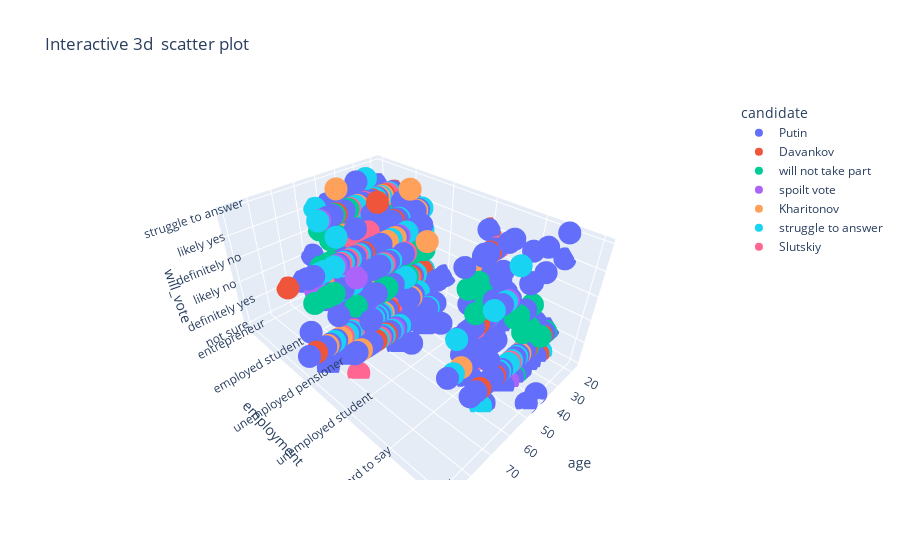

The notebook cell saved with this chart:
### Code cell
fig=px.scatter_3d(df,x="age",y="employment",z="will_vote",color="candidate",hover_data=["sex","education"],title="Interactive 3d  scatter plot")
fig.show()

### Figure 1 — Plotly figure (JSON) as saved in the notebook; plotly's stock layout.template omitted (floating-point values rounded to 4 significant figures; data arrays with more than 128 entries replaced by an {"elided": "..."} marker saying what was removed)
{"data": [{"customdata": {"elided": "1128x2 str values"}, "hovertemplate": "candidate=Putin<br>age=%{x}<br>employment=%{y}<br>will_vote=%{z}<br>sex=%{customdata[0]}<br>education=%{customdata[1]}<extra></extra>", "legendgroup": "Putin", "marker": {"color": "#636efa", "symbol": "circle"}, "mode": "markers", "name": "Putin", "scene": "scene", "showlegend": true, "type": "scatter3d", "x": {"elided": "1128 int values"}, "y": {"elided": "1128 str values"}, "z": {"elided": "1128 str values"}}, {"customdata": {"elided": "67x2 str values"}, "hovertemplate": "candidate=Davankov<br>age=%{x}<br>employment=%{y}<br>will_vote=%{z}<br>sex=%{customdata[0]}<br>education=%{customdata[1]}<extra></extra>", "legendgroup": "Davankov", "marker": {"color": "#EF553B", "symbol": "circle"}, "mode": "markers", "name": "Davankov", "scene": "scene", "showlegend": true, "type": "scatter3d", "x": [22, 23, 33, 23, 26, 26, 27, 37, 46, 29, 30, 37, 35, 27, 72, 39, 39, 52, 74, 87, 18, 22, 30, 32, 33, 32, 29, 31, 38, 39, 42, 22, 19, 21, 22, 26, 28, 33, 25, 46, 51, 36, 29, 55, 57, 34, 52, 52, 60, 60, 43, 37, 63, 32, 38, 18, 33, 46, 47, 44, 63, 63, 68, 23, 32, 57, 52], "y": ["unemployed", "unemployed", "entrepreneur", "unemployed student", "work for hire", "work for hire", "work for hire", "entrepreneur", "work for hire", "work for hire", "work for hire", "self-employed", "work for hire", "entrepreneur", "entrepreneur", "work for hire", "self-employed", "unemployed", "unemployed pensioner", "unemployed pensioner", "work for hire", "employed student", "entrepreneur", "work for hire", "work for hire", "work for hire", "work for hire", "work for hire", "work for hire", "work for hire", "entrepreneur", "employed student", "work for hire", "employed student", "self-employed", "work for hire", "work for hire", "work for hire", "work for hire", "work for hire", "work for hire", "work for hire", "self-employed", "unemployed pensioner", "self-employed", "parental leave", "unemployed pensioner", "work for hire", "unemployed", "unemployed pensioner", "unemployed", "work for hire", "employed pensioner", "work for hire", "work for hire", "unemployed student", "unemployed", "self-employed", "self-employed", "work for hire", "unemployed pensioner", "unemployed pensioner", "employed pensioner", "work for hire", "parental leave", "hard to say", "work for hire"], "z": ["not sure", "definitely yes", "likely yes", "definitely yes", "definitely yes", "likely yes", "definitely yes", "definitely yes", "likely no", "definitely yes", "definitely yes", "definitely yes", "definitely yes", "definitely yes", "definitely yes", "definitely yes", "likely yes", "definitely yes", "definitely yes", "definitely yes", "likely no", "likely yes", "definitely yes", "likely yes", "definitely yes", "likely yes", "definitely yes", "definitely yes", "definitely yes", "definitely yes", "definitely yes", "definitely yes", "likely yes", "likely yes", "definitely yes", "definitely yes", "definitely yes", "definitely yes", "likely yes", "definitely yes", "likely yes", "definitely yes", "definitely yes", "definitely yes", "definitely yes", "definitely yes", "definitely yes", "definitely yes", "definitely yes", "definitely yes", "definitely no", "definitely yes", "definitely yes", "definitely yes", "not sure", "likely yes", "definitely yes", "definitely yes", "struggle to answer", "definitely yes", "not sure", "likely yes", "definitely yes", "definitely yes", "likely yes", "definitely yes", "definitely yes"]}, {"customdata": {"elided": "96x2 str values"}, "hovertemplate": "candidate=will not take part<br>age=%{x}<br>employment=%{y}<br>will_vote=%{z}<br>sex=%{customdata[0]}<br>education=%{customdata[1]}<extra></extra>", "legendgroup": "will not take part", "marker": {"color": "#00cc96", "symbol": "circle"}, "mode": "markers", "name": "will not take part", "scene": "scene", "showlegend": true, "type": "scatter3d", "x": [43, 45, 44, 37, 21, 24, 45, 30, 41, 66, 44, 44, 47, 54, 30, 37, 37, 37, 19, 20, 24, 34, 34, 31, 25, 30, 35, 45, 68, 23, 20, 24, 39, 30, 41, 66, 43, 50, 32, 43, 26, 26, 51, 33, 51, 62, 52, 28, 37, 37, 55, 37, 38, 38, 56, 31, 38, 56, 39, 57, 39, 40, 58, 51, 41, 77, 61, 64, 64, 39, 66, 85, 52, 78, 61, 80, 54, 53, 19, 38, 47, 49, 50, 36, 38, 58, 35, 44, 52, 35, 44, 36, 54, 38, 50, 61], "y": ["entrepreneur", "unemployed", "work for hire", "entrepreneur", "self-employed", "entrepreneur", "work for hire", "work for hire", "entrepreneur", "unemployed pensioner", "entrepreneur", "unemployed", "work for hire", "work for hire", "entrepreneur", "self-employed", "work for hire", "parental leave", "employed student", "unemployed", "work for hire", "unemployed", "self-employed", "work for hire", "work for hire", "work for hire", "work for hire", "work for hire", "unemployed pensioner", "work for hire", "work for hire", "employed student", "work for hire", "self-employed", "work for hire", "unemployed pensioner", "unemployed", "work for hire", "unemployed", "parental leave", "work for hire", "self-employed", "work for hire", "work for hire", "work for hire", "employed pensioner", "work for hire", "parental leave", "work for hire", "work for hire", "work for hire", "work for hire", "unemployed", "work for hire", "employed pensioner", "parental leave", "work for hire", "work for hire", "self-employed", "work for hire", "unemployed pensioner", "work for hire", "self-employed", "work for hire", "self-employed", "unemployed pensioner", "unemployed pensioner", "unemployed pensioner", "employed pensioner", "self-employed", "employed pensioner", "unemployed pensioner", "employed pensioner", "unemployed pensioner", "work for hire", "unemployed pensioner", "unemployed pensioner", "entrepreneur", "employed student", "work for hire", "refused to answer", "work for hire", "unemployed pensioner", "work for hire", "work for hire", "unemployed pensioner", "unemployed", "unemployed pensioner", "hard to say", "work for hire", "unemployed", "unemployed pensioner", "unemployed pensioner", "unemployed", "work for hire", "unemployed pensioner"], "z": ["definitely no", "definitely no", "definitely no", "likely no", "likely no", "definitely no", "definitely no", "likely no", "definitely no", "likely yes", "likely no", "definitely no", "definitely no", "definitely no", "definitely no", "definitely no", "definitely no", "definitely no", "definitely no", "definitely yes", "definitely no", "likely no", "definitely no", "definitely yes", "definitely no", "definitely no", "definitely no", "likely yes", "likely no", "definitely no", "definitely no", "not sure", "definitely no", "definitely no", "not sure", "not sure", "definitely no", "definitely no", "definitely yes", "definitely no", "likely no", "definitely no", "definitely yes", "likely no", "definitely no", "definitely no", "likely yes", "likely no", "not sure", "likely no", "definitely no", "not sure", "not sure", "definitely no", "not sure", "likely no", "likely no", "likely no", "likely no", "likely no", "definitely no", "definitely no", "not sure", "definitely no", "definitely yes", "definitely no", "definitely no", "definitely no", "definitely no", "definitely yes", "definitely no", "definitely no", "definitely no", "definitely no", "likely no", "definitely no", "definitely no", "definitely no", "likely no", "likely no", "definitely no", "likely no", "definitely no", "likely no", "definitely no", "likely no", "definitely no", "definitely no", "definitely no", "definitely no", "definitely no", "definitely no", "likely no", "likely no", "definitely no", "definitely no"]}, {"customdata": [["female", "bachelor degree"], ["female", "bachelor degree"], ["male", "bachelor degree"], ["male", "bachelor degree"], ["male", "college"], ["female", "bachelor degree"], ["female", "bachelor degree"], ["male", "school"], ["female", "bachelor degree"], ["male", "bachelor degree"], ["female", "bachelor degree"], ["male", "academic degree"], ["female", "academic degree"], ["female", "bachelor degree"], ["male", "bachelor degree"], ["male", "college"], ["female", "bachelor degree"], ["female", "bachelor degree"], ["male", "college"], ["female", "college"], ["female", "academic degree"], ["female", "academic degree"], ["male", "bachelor degree"], ["female", "school"], ["female", "college"], ["male", "bachelor degree"], ["male", "college"]], "hovertemplate": "candidate=spoilt vote<br>age=%{x}<br>employment=%{y}<br>will_vote=%{z}<br>sex=%{customdata[0]}<br>education=%{customdata[1]}<extra></extra>", "legendgroup": "spoilt vote", "marker": {"color": "#ab63fa", "symbol": "circle"}, "mode": "markers", "name": "spoilt vote", "scene": "scene", "showlegend": true, "type": "scatter3d", "x": [44, 55, 75, 59, 32, 27, 35, 32, 25, 36, 30, 39, 75, 59, 66, 79, 42, 24, 51, 53, 31, 56, 60, 62, 46, 52, 65], "y": ["work for hire", "self-employed", "employed pensioner", "work for hire", "self-employed", "work for hire", "work for hire", "self-employed", "work for hire", "entrepreneur", "parental leave", "entrepreneur", "unemployed pensioner", "employed pensioner", "unemployed pensioner", "unemployed pensioner", "unemployed", "work for hire", "unemployed", "employed pensioner", "work for hire", "employed pensioner", "unemployed pensioner", "unemployed pensioner", "unemployed pensioner", "work for hire", "work for hire"], "z": ["definitely yes", "definitely yes", "likely yes", "likely yes", "definitely yes", "definitely yes", "definitely yes", "definitely yes", "definitely yes", "likely yes", "definitely yes", "definitely yes", "likely yes", "definitely yes", "likely yes", "definitely yes", "not sure", "definitely yes", "likely yes", "likely yes", "definitely yes", "definitely yes", "not sure", "likely no", "likely yes", "definitely yes", "definitely yes"]}, {"customdata": [["female", "academic degree"], ["male", "no school education"], ["male", "incomplete school education"], ["male", "college"], ["male", "bachelor degree"], ["male", "college"], ["female", "bachelor degree"], ["male", "academic degree"], ["male", "bachelor degree"], ["male", "college"], ["male", "bachelor degree"], ["male", "bachelor degree"], ["female", "bachelor degree"], ["female", "college"], ["female", "school"], ["female", "school"], ["male", "school"], ["female", "bachelor degree"], ["male", "college"], ["male", "bachelor degree"], ["female", "bachelor degree"], ["female", "college"], ["male", "college"], ["female", "bachelor degree"], ["female", "college"], ["male", "college"], ["male", "bachelor degree"], ["male", "bachelor degree"], ["female", "college"], ["male", "school"], ["female", "college"], ["female", "bachelor degree"], ["female", "bachelor degree"], ["male", "school"], ["male", "academic degree"], ["female", "bachelor degree"], ["male", "school"], ["female", "college"], ["female", "college"], ["male", "college"], ["male", "college"], ["male", "college"], ["male", "bachelor degree"], ["female", "college"], ["male", "academic degree"], ["male", "academic degree"], ["male", "school"], ["male", "academic degree"], ["female", "incomplete school education"], ["male", "college"], ["female", "college"], ["female", "bachelor degree"], ["female", "college"], ["male", "bachelor degree"], ["female", "bachelor degree"], ["male", "academic degree"], ["male", "college"], ["female", "bachelor degree"], ["male", "bachelor degree"], ["male", "bachelor degree"], ["female", "college"], ["male", "bachelor degree"], ["male", "incomplete school education"]], "hovertemplate": "candidate=Kharitonov<br>age=%{x}<br>employment=%{y}<br>will_vote=%{z}<br>sex=%{customdata[0]}<br>education=%{customdata[1]}<extra></extra>", "legendgroup": "Kharitonov", "marker": {"color": "#FFA15A", "symbol": "circle"}, "mode": "markers", "name": "Kharitonov", "scene": "scene", "showlegend": true, "type": "scatter3d", "x": [35, 77, 19, 19, 25, 26, 39, 40, 58, 28, 30, 71, 34, 40, 39, 49, 43, 32, 26, 52, 52, 63, 64, 53, 71, 36, 36, 37, 55, 50, 58, 70, 77, 72, 61, 79, 62, 65, 65, 48, 42, 50, 62, 74, 76, 76, 49, 48, 18, 35, 55, 56, 67, 39, 74, 75, 64, 64, 82, 37, 57, 39, 50], "y": ["work for hire", "unemployed pensioner", "unemployed student", "unemployed student", "work for hire", "self-employed", "unemployed", "work for hire", "work for hire", "work for hire", "self-employed", "unemployed pensioner", "entrepreneur", "work for hire", "employed student", "work for hire", "self-employed", "work for hire", "work for hire", "unemployed pensioner", "entrepreneur", "unemployed pensioner", "unemployed pensioner", "work for hire", "unemployed pensioner", "work for hire", "work for hire", "unemployed", "work for hire", "employed pensioner", "unemployed pensioner", "unemployed pensioner", "unemployed pensioner", "unemployed pensioner", "work for hire", "unemployed pensioner", "unemployed pensioner", "unemployed pensioner", "unemployed pensioner", "unemployed pensioner", "employed pensioner", "work for hire", "unemployed pensioner", "unemployed pensioner", "unemployed pensioner", "unemployed pensioner", "unemployed pensioner", "work for hire", "unemployed student", "work for hire", "unemployed pensioner", "employed pensioner", "unemployed pensioner", "entrepreneur", "unemployed pensioner", "employed pensioner", "unemployed pensioner", "unemployed pensioner", "unemployed pensioner", "work for hire", "hard to say", "work for hire", "work for hire"], "z": ["definitely yes", "definitely yes", "not sure", "likely no", "definitely yes", "likely yes", "definitely yes", "definitely yes", "definitely yes", "likely yes", "struggle to answer", "definitely yes", "definitely yes", "likely yes", "definitely yes", "definitely no", "definitely no", "definitely yes", "likely yes", "likely yes", "not sure", "definitely yes", "definitely no", "definitely yes", "not sure", "definitely yes", "definitely yes", "definitely yes", "not sure", "likely no", "not sure", "definitely yes", "definitely yes", "likely yes", "definitely yes", "definitely yes", "not sure", "likely yes", "likely yes", "likely yes", "likely yes", "definitely no", "definitely yes", "definitely yes", "definitely yes", "not sure", "not sure", "definitely yes", "likely no", "not sure", "definitely yes", "definitely yes", "definitely yes", "definitely yes", "definitely yes", "definitely yes", "not sure", "definitely yes", "definitely yes", "definitely yes", "definitely yes", "definitely yes", "struggle to answer"]}, {"customdata": {"elided": "164x2 str values"}, "hovertemplate": "candidate=struggle to answer<br>age=%{x}<br>employment=%{y}<br>will_vote=%{z}<br>sex=%{customdata[0]}<br>education=%{customdata[1]}<extra></extra>", "legendgroup": "struggle to answer", "marker": {"color": "#19d3f3", "symbol": "circle"}, "mode": "markers", "name": "struggle to answer", "scene": "scene", "showlegend": true, "type": "scatter3d", "x": {"elided": "164 int values"}, "y": {"elided": "164 str values"}, "z": {"elided": "164 str values"}}, {"customdata": [["male", "incomplete school education"], ["female", "bachelor degree"], ["male", "college"], ["female", "college"], ["male", "bachelor degree"], ["male", "bachelor degree"], ["male", "college"], ["male", "bachelor degree"], ["female", "bachelor degree"], ["female", "academic degree"], ["male", "incomplete school education"], ["male", "college"], ["male", "college"], ["male", "bachelor degree"], ["female", "college"], ["female", "bachelor degree"], ["female", "bachelor degree"], ["female", "bachelor degree"], ["male", "bachelor degree"], ["female", "bachelor degree"], ["female", "school"], ["male", "college"], ["female", "bachelor degree"], ["male", "college"], ["male", "college"], ["male", "bachelor degree"], ["female", "bachelor degree"], ["female", "college"], ["male", "bachelor degree"], ["male", "college"], ["female", "college"], ["male", "college"], ["male", "college"], ["male", "college"], ["female", "bachelor degree"], ["male", "school"], ["male", "incomplete school education"], ["male", "college"], ["male", "college"], ["female", "college"], ["female", "college"], ["male", "bachelor degree"], ["female", "bachelor degree"], ["female", "incomplete school education"], ["female", "bachelor degree"], ["female", "school"], ["female", "bachelor degree"], ["male", "college"], ["male", "school"], ["female", "college"], ["female", "bachelor degree"], ["female", "bachelor degree"], ["male", "college"], ["male", "school"], ["male", "college"]], "hovertemplate": "candidate=Slutskiy<br>age=%{x}<br>employment=%{y}<br>will_vote=%{z}<br>sex=%{customdata[0]}<br>education=%{customdata[1]}<extra></extra>", "legendgroup": "Slutskiy", "marker": {"color": "#FF6692", "symbol": "circle"}, "mode": "markers", "name": "Slutskiy", "scene": "scene", "showlegend": true, "type": "scatter3d", "x": [19, 27, 36, 36, 37, 32, 63, 44, 70, 77, 33, 30, 25, 39, 24, 22, 29, 53, 37, 31, 43, 62, 44, 52, 53, 46, 35, 47, 37, 66, 55, 31, 75, 40, 40, 59, 70, 60, 45, 63, 52, 23, 32, 33, 44, 51, 73, 40, 65, 65, 48, 66, 43, 38, 22], "y": ["employed student", "parental leave", "work for hire", "self-employed", "work for hire", "work for hire", "employed pensioner", "work for hire", "unemployed pensioner", "employed pensioner", "work for hire", "self-employed", "work for hire", "work for hire", "work for hire", "employed student", "employed student", "self-employed", "self-employed", "self-employed", "entrepreneur", "work for hire", "work for hire", "self-employed", "employed pensioner", "work for hire", "work for hire", "self-employed", "work for hire", "employed pensioner", "work for hire", "self-employed", "unemployed pensioner", "work for hire", "work for hire", "self-employed", "unemployed pensioner", "work for hire", "work for hire", "unemployed pensioner", "self-employed", "work for hire", "work for hire", "parental leave", "work for hire", "unemployed pensioner", "unemployed pensioner", "hard to say", "unemployed pensioner", "unemployed pensioner", "work for hire", "unemployed pensioner", "unemployed", "work for hire", "work for hire"], "z": ["not sure", "likely yes", "likely yes", "definitely yes", "definitely yes", "definitely yes", "likely yes", "likely yes", "likely yes", "not sure", "not sure", "definitely yes", "likely no", "definitely yes", "definitely yes", "definitely yes", "definitely yes", "definitely no", "definitely yes", "definitely yes", "not sure", "definitely yes", "definitely yes", "definitely yes", "likely yes", "definitely yes", "definitely yes", "definitely yes", "definitely yes", "definitely yes", "not sure", "definitely yes", "definitely yes", "not sure", "definitely yes", "likely yes", "definitely yes", "definitely yes", "not sure", "definitely yes", "likely yes", "likely yes", "definitely yes", "not sure", "definitely yes", "definitely yes", "likely yes", "not sure", "not sure", "definitely yes", "definitely yes", "likely yes", "definitely yes", "definitely yes", "definitely yes"]}], "layout": {"legend": {"title": {"text": "candidate"}, "tracegroupgap": 0}, "scene": {"domain": {"x": [0, 1], "y": [0, 1]}, "xaxis": {"title": {"text": "age"}}, "yaxis": {"title": {"text": "employment"}}, "zaxis": {"title": {"text": "will_vote"}}}, "title": {"text": "Interactive 3d  scatter plot"}}}
